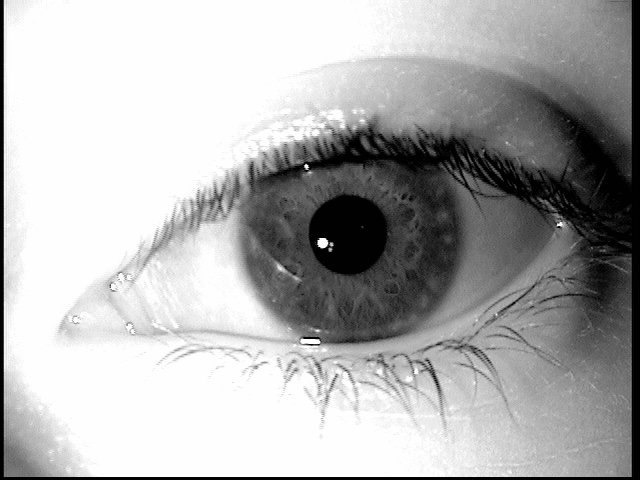
#> input picture iris-detection/iris/iris1.jpg, 640 x 480 px, found by its file name; its folder holds only this picture in this run
$ python main.py
#> lines starting #> are read from the running program, lines starting #| are printed output that depends on the picture; after the words box and inside, x2 and y2 are one past the last pixel; in counts of white or black regions, pixels touching at a corner belong together
import cv2
import numpy as np
import matplotlib.pyplot as plt

# Preprocessing function with aspect ratio standardization
def preprocess_image(image_path, target_size=(300, 300)):
    image = cv2.imread(image_path)
    image = cv2.cvtColor(image, cv2.COLOR_BGR2GRAY)
    height, width = image.shape

    target_width, target_height = target_size
    scale = min(target_width / width, target_height / height)

    new_width = int(width * scale)
    new_height = int(height * scale)

    resized_image = cv2.resize(image, (new_width, new_height))

    delta_w = target_width - new_width
    delta_h = target_height - new_height
    top, bottom = delta_h // 2, delta_h - (delta_h // 2)
    left, right = delta_w // 2, delta_w - (delta_w // 2)

    padded_image = cv2.copyMakeBorder(
        resized_image, top, bottom, left, right, cv2.BORDER_CONSTANT, value=0
    )

    blurred_image = cv2.GaussianBlur(padded_image, (5, 5), 0)
    edges = cv2.Canny(blurred_image, 50, 150)

    _, thresholded = cv2.threshold(image, 200, 255, cv2.THRESH_TOZERO_INV)

    return padded_image, edges

# Hough Pupil detection with intensity-based filtering
def detect_pupil(image, edges, min_radius, max_radius, param2=25):
    circles = cv2.HoughCircles(
        edges,
        cv2.HOUGH_GRADIENT,
        dp=1.2,
        minDist=50,
        param1=50,
        param2=param2,
        minRadius=min_radius,
        maxRadius=max_radius
    )

    if circles is not None:
        circles = np.round(circles[0, :]).astype("int")  # Convert to integers
        best_circle = None
        min_intensity = float('inf')

        for (x, y, r) in circles:
            roi = image[max(0, y-r):min(image.shape[0], y+r), max(0, x-r):min(image.shape[1], x+r)]
            if roi.size > 0:
                intensity = np.mean(roi)
                if intensity < min_intensity:
                    min_intensity = intensity
                    best_circle = (x, y, r)

        return best_circle
    return None

# Hough Iris detection with ROI-based Hough Transform
def detect_iris_using_pupil(image, edges, pupil_circle, roi_size=200, param2=10):
    if pupil_circle is None:
        return None

    x0, y0, pupil_radius = pupil_circle

    x_start = max(0, x0 - roi_size)
    y_start = max(0, y0 - roi_size)
    roi_edges = edges[y_start:y_start + 2 * roi_size, x_start:x_start + 2 * roi_size]

    if roi_edges.size == 0:
        return None

    circles = cv2.HoughCircles(
        roi_edges,
        cv2.HOUGH_GRADIENT,
        dp=1.2,
        minDist=10,
        param1=20,
        param2=param2,
        minRadius=pupil_radius + 10,
        maxRadius=pupil_radius + 50
    )

    if circles is not None:
        circles = np.round(circles[0, :]).astype("int")
        circles[:, 0] += x_start
        circles[:, 1] += y_start

        iris = min(circles, key=lambda c: abs(c[2] - (pupil_radius + 30)))
        iris[0], iris[1] = x0, y0
        return iris
    return None

# Daugman's Integro-Differential Operator
def daugman_operator(image, x0, y0, r_min, r_max, step=1):
    if len(image.shape) == 3:
        gray = cv2.cvtColor(image, cv2.COLOR_BGR2GRAY)
    else:
        gray = image

    blurred = cv2.GaussianBlur(gray, (3, 3), 0.5)

    best_r = r_min
    max_diff = -float('inf')

    for r in range(r_min, r_max + 1, step):

        theta = np.linspace(0, 2 * np.pi, 200)
        x_circle = np.clip(x0 + r * np.cos(theta), 0, gray.shape[1] - 1).astype(int)
        y_circle = np.clip(y0 + r * np.sin(theta), 0, gray.shape[0] - 1).astype(int)

        intensities = blurred[y_circle, x_circle]

        inner_r = max(r - 2, r_min)
        outer_r = min(r + 2, r_max)

        x_inner = np.clip(x0 + inner_r * np.cos(theta), 0, gray.shape[1] - 1).astype(int)
        y_inner = np.clip(y0 + inner_r * np.sin(theta), 0, gray.shape[0] - 1).astype(int)
        x_outer = np.clip(x0 + outer_r * np.cos(theta), 0, gray.shape[1] - 1).astype(int)
        y_outer = np.clip(y0 + outer_r * np.sin(theta), 0, gray.shape[0] - 1).astype(int)

        inner_intensities = blurred[y_inner, x_inner]
        outer_intensities = blurred[y_outer, x_outer]

        diff = np.mean((outer_intensities - inner_intensities) ** 2)

        if diff > max_diff:
            max_diff = diff
            best_r = r

    return best_r

# Polar coordinate transformation
def iris_to_polar(image, center, inner_radius, outer_radius):
    angles = np.linspace(0, 2 * np.pi, num=360)
    radii = np.linspace(inner_radius, outer_radius, num=100)
    polar_iris = np.zeros((len(radii), len(angles)), dtype=image.dtype)

    for r_idx, radius in enumerate(radii):
        for a_idx, angle in enumerate(angles):
            x = int(center[0] + radius * np.cos(angle))
            y = int(center[1] + radius * np.sin(angle))
            if 0 <= x < image.shape[1] and 0 <= y < image.shape[0]:
                polar_iris[r_idx, a_idx] = image[y, x]

    return polar_iris

# Display results with superimposed circles and polar coordinates
def display_results(original, edges, pupil_circle, iris_circle_hough, iris_circle_daugman):
    plt.figure(figsize=(18, 12))

    # Original Image
    plt.subplot(2, 3, 1)
    plt.imshow(original, cmap='gray')
    plt.title("Original Image")

    # Edge Detection
    plt.subplot(2, 3, 2)
    plt.imshow(edges, cmap='gray')
    plt.title("Edge Detection")

    # Hough Transform Superimposition
    hough_result = original.copy()
    if pupil_circle is not None:
        cv2.circle(hough_result, (pupil_circle[0], pupil_circle[1]), pupil_circle[2], (255, 0, 0), 2)
    if iris_circle_hough is not None:
        cv2.circle(hough_result, (iris_circle_hough[0], iris_circle_hough[1]), iris_circle_hough[2], (0, 255, 0), 2)
    plt.subplot(2, 3, 3)
    plt.imshow(hough_result, cmap='gray')
    plt.title("Hough Transform")

    # Daugman's Method Superimposition
    daugman_result = original.copy()
    if pupil_circle is not None:
        cv2.circle(daugman_result, (pupil_circle[0], pupil_circle[1]), pupil_circle[2], (255, 0, 0), 2)
    if iris_circle_daugman is not None:
        cv2.circle(daugman_result, (iris_circle_daugman[0], iris_circle_daugman[1]), iris_circle_daugman[2], (0, 0, 255), 2)
    plt.subplot(2, 3, 4)
    plt.imshow(daugman_result, cmap='gray')
    plt.title("Daugman's Method")

    # Hough Transform Polar Coordinates (Unwrapped Iris)
    if iris_circle_hough is not None:
        polar_hough = iris_to_polar(
            original,
            (iris_circle_hough[0], iris_circle_hough[1]),
            pupil_circle[2],
            iris_circle_hough[2]
        )
        plt.subplot(2, 3, 5)
        plt.imshow(polar_hough, cmap='gray')
        plt.title("Hough Polar Coordinates")

    # Daugman's Method Polar Coordinates (Unwrapped Iris)
    if iris_circle_daugman is not None:
        polar_daugman = iris_to_polar(
            original,
            (iris_circle_daugman[0], iris_circle_daugman[1]),
            pupil_circle[2],
            iris_circle_daugman[2]
        )
        plt.subplot(2, 3, 6)
        plt.imshow(polar_daugman, cmap='gray')
        plt.title("Daugman's Polar Coordinates")

    plt.tight_layout()
    plt.show()


def main():
    for i in range(1, 7):
        image_path = f'iris-detection/iris/iris{i}.jpg'
        original, edges = preprocess_image(image_path)
#> in preprocess_image, image is the input picture: shape (480, 640, 3); min 0, max 255, mean 175.3
#> in preprocess_image, `edges = cv2.Canny(blurred_image, 50, 150)`:
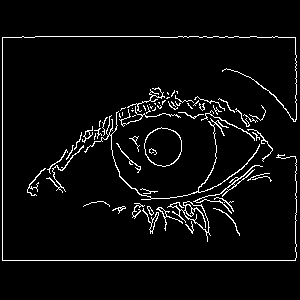
#> edges: shape (300, 300); 4.6% white in thin lines or dots, all inside (x1, y1, x2, y2) = (2, 36, 297, 261)
#> in preprocess_image, `_, thresholded = cv2.threshold(image, 200, 255, cv2.THRESH_TOZERO_INV)`:
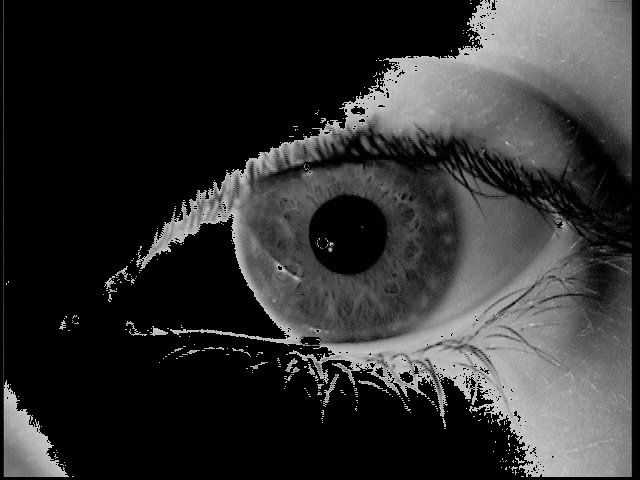
#> thresholded: shape (480, 640); min 0, max 200, mean 47.5

        pupil_circle = detect_pupil(original, edges, min_radius=5, max_radius=30, param2=25)
#> in detect_pupil, `circles = cv2.HoughCircles( edges, cv2.HOUGH_GRADIENT, dp=1.2, minDist..`: circles = [[179.4, 225, 29.24], [162.6, 144.6, 19.28], [239.4, 150.6, 25.28], [96.6, 114.6, 25.04]]
#> in detect_pupil, `circles = np.round(circles[0, :]).astype("int")`: circles = [[179, 225, 29], [163, 145, 19], [239, 151, 25], [97, 115, 25]]
#> the loop in detect_pupil, `for (x, y, r) in circles:` made 4 passes
#> (x, y, r, intensity, min_intensity) on passes 1 to 2: (179, 225, 29, 216, 216), (163, 145, 19, 22.31, 22.31)
#> (x, y, r, intensity) on passes 3 to 4: (239, 151, 25, 95.67), (97, 115, 25, 220.2)
#> pass 1, in detect_pupil, `roi = image[max(0, y-r):min(image.shape[0], y+r), max(0, x-r):min(imag..`:
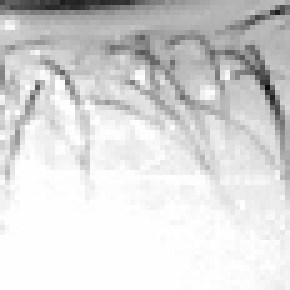
#> roi: shape (58, 58) (shown 5 times larger); min 10, max 255, mean 216
#> after the loop in detect_pupil, `for (x, y, r) in circles:`:
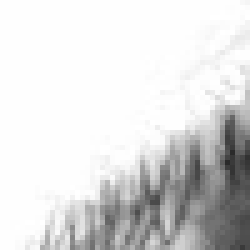
#> roi: shape (50, 50) (shown 5 times larger); min 42, max 255, mean 220.2
#> after the loop in detect_pupil, `for (x, y, r) in circles:`: min_intensity = 22.31
#> pupil_circle = (163, 145, 19)

        iris_circle_hough = detect_iris_using_pupil(original, edges, pupil_circle, roi_size=200, param2=10)
#> in detect_iris_using_pupil, `x0, y0, pupil_radius = pupil_circle`: x0 = 163; y0 = 145; pupil_radius = 19
#> in detect_iris_using_pupil, `x_start = max(0, x0 - roi_size)`: x_start = 0
#> in detect_iris_using_pupil, `circles = cv2.HoughCircles( roi_edges, cv2.HOUGH_GRADIENT, dp=1.2, min..`: circles = 286 rows, first 8: [162.6, 145.8, 53.72], [168.6, 156.6, 59], [198.6, 155.4, 55.04], [177, 141, 66.92], [153, 150.6, 61.64], [227.4, 196.2, 68.24], [154.2, 161.4, 61.64], [180.6, 155.4, 55.04]
#> in detect_iris_using_pupil, `circles = np.round(circles[0, :]).astype("int")`: circles = 286 rows, first 8: [163, 146, 54], [169, 157, 59], [199, 155, 55], [177, 141, 67], [153, 151, 62], [227, 196, 68], [154, 161, 62], [181, 155, 55]
#> in detect_iris_using_pupil, `iris = min(circles, key=lambda c: abs(c[2] - (pupil_radius + 30)))`: iris = [261, 213, 48]
#> iris_circle_hough = [163, 145, 48]

        iris_circle_daugman = None
        if pupil_circle is not None:
            iris_radius_daugman = daugman_operator(original, pupil_circle[0], pupil_circle[1],
                                                   pupil_circle[2] + 10, pupil_circle[2] + 50)
#> in daugman_operator, `best_r = r_min`: best_r = 29
#> the loop in daugman_operator, `for r in range(r_min, r_max + 1, step): ` made 41 passes
#> (inner_r, outer_r, diff, max_diff) on passes 1, 2, 3, 4, 5, 24, 29: (29, 31, 78.14, 78.14), (29, 32, 82.78, 82.78), (29, 33, 89.36, 89.36), (30, 34, 90.17, 90.17), (31, 35, 108.5, 108.5), (50, 54, 110.8, 110.8), (55, 59, 114.1, 114.1)
#> (inner_r, outer_r, diff) on passes 6 to 11: (32, 36, 96.76), (33, 37, 87.26), (34, 38, 82.44), (35, 39, 88.12), (36, 40, 90.19), (37, 41, 82.12)
#> after the loop in daugman_operator, `for r in range(r_min, r_max + 1, step):`: best_r = 57; max_diff = 114.1
#> iris_radius_daugman = 57
            iris_circle_daugman = (pupil_circle[0], pupil_circle[1], iris_radius_daugman)
#> iris_circle_daugman = (163, 145, 57)

        if pupil_circle is not None and iris_circle_hough is not None and iris_circle_daugman is not None:
            display_results(original.copy(), edges, pupil_circle, iris_circle_hough, iris_circle_daugman)
#> in display_results, `cv2.circle(daugman_result, (iris_circle_daugman[0], iris_circle_daugma..`:
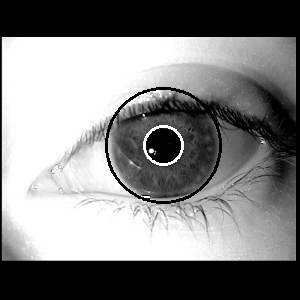
#> daugman_result: shape (300, 300); min 0, max 255, mean 130.4
#> after the loop in iris_to_polar, `for r_idx, radius in enumerate(radii):`:
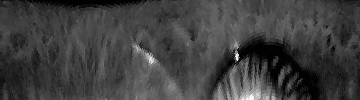
#> polar_iris: shape (100, 360); min 0, max 255, mean 63.5
#> call 2 of iris_to_polar, with center = (163, 145), inner_radius = 19, outer_radius = 57
#> after the loop in iris_to_polar (call 2), `for r_idx, radius in enumerate(radii):`:
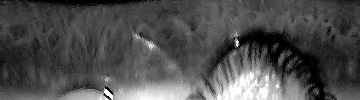
#> polar_iris: shape (100, 360); min 0, max 255, mean 78.3
        else:
            print(f"Pupil or Iris detection failed for {image_path}")

#> (the run stopped early here; a loop or call above may not have finished)
